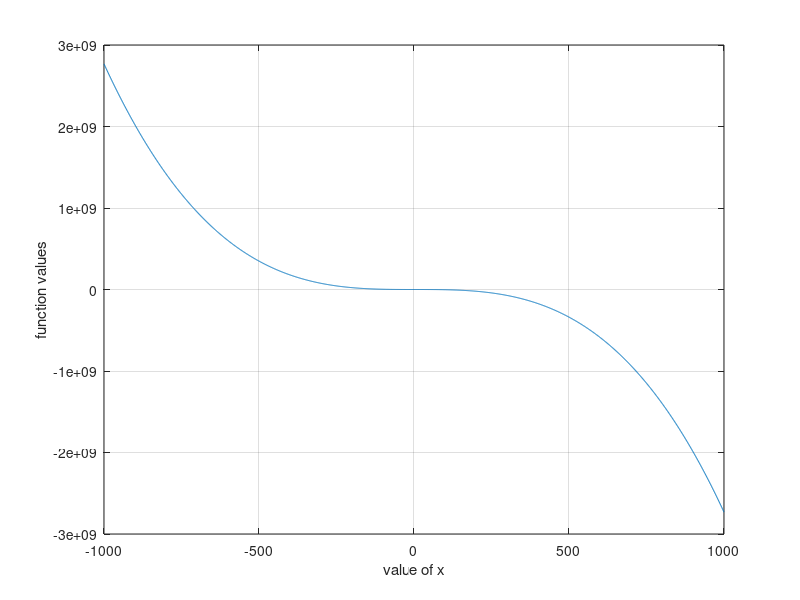

Source code (MATLAB):
close all;
clear all;

x1=-1;
x2=0;
tol=0.01;

f= @(x)-12-21*x+18*x.^2-2.75*x.^3;

%%Graphically 

x_val=-1000:1:1000;

fval=f(x_val);
figure();
plot(x_val,fval);
xlabel('value of x');
ylabel('function values');
grid('on');

%%Bracket Method

%1) Bisection

if(f(x1)*f(x2)>0)
    disp('Bracket do not enclose root');
else
    while(1)
        x3=(x1+x2)/2;
        
        if(f(x1)*f(x3)<0)
            x2=x3;
        else
            x1=x3;
        end
        
        if(abs((x2-x1)/x1)<tol)
            break;
        end
    
    end
    root=x3;
    disp(x3);
    disp(f(root));
end

%False Position

if(f(x1)*f(x2)>0)
    disp('Bracket do not enclose root');
else
    while(1)
        if(abs(f(x2)-f(x1))<tol)
            break;
        end
        x3=(x1*f(x2)-x2*f(x1))/(f(x2)-f(x1));
        
        if(f(x1)*f(x3)<0)
            x2=x3;
        else
            x1=x3;
        end
        
        if(abs((x2-x1)/x1)<tol)
            break;
        end
    
    end
    root=x3;
    disp(x3);
    disp(f(root));
end


